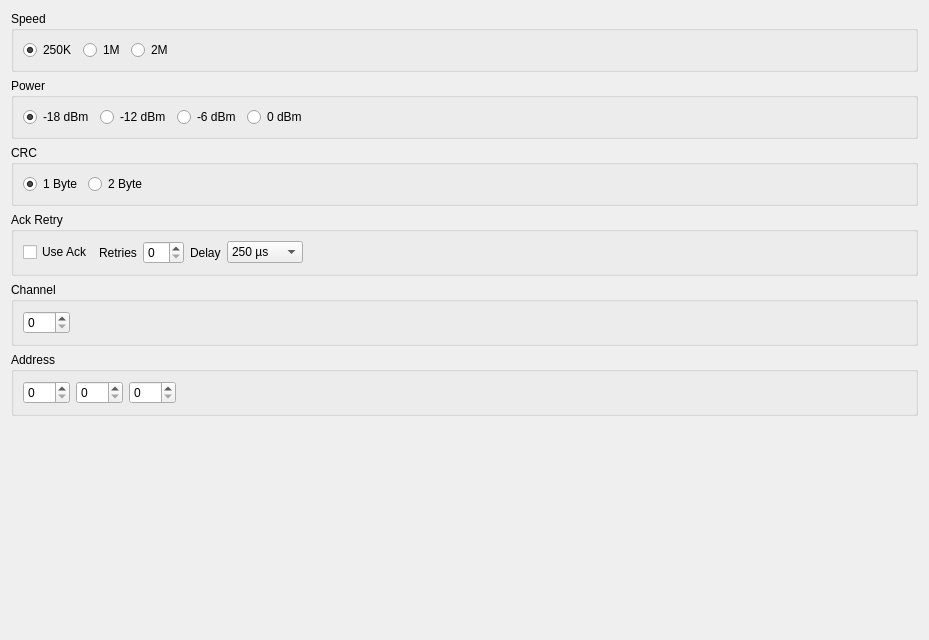
            <widget class="QWidget" name="tab_25">
             <attribute name="title">
              <string>NRF</string>
             </attribute>
             <layout class="QVBoxLayout" name="verticalLayout_37">
              <item>
               <widget class="QGroupBox" name="groupBox_47">
                <property name="title">
                 <string>Speed</string>
                </property>
                <layout class="QHBoxLayout" name="horizontalLayout_46">
                 <item>
                  <widget class="QRadioButton" name="appconfNrfSpeed250kButton">
                   <property name="text">
                    <string>250K</string>
                   </property>
                   <property name="checked">
                    <bool>true</bool>
                   </property>
                  </widget>
                 </item>
                 <item>
                  <widget class="QRadioButton" name="appconfNrfSpeed1mButton">
                   <property name="text">
                    <string>1M</string>
                   </property>
                  </widget>
                 </item>
                 <item>
                  <widget class="QRadioButton" name="appconfNrfSpeed2mButton">
                   <property name="text">
                    <string>2M</string>
                   </property>
                  </widget>
                 </item>
                 <item>
                  <spacer name="horizontalSpacer_33">
                   <property name="orientation">
                    <enum>Qt::Horizontal</enum>
                   </property>
                   <property name="sizeHint" stdset="0">
                    <size>
                     <width>40</width>
                     <height>20</height>
                    </size>
                   </property>
                  </spacer>
                 </item>
                </layout>
               </widget>
              </item>
              <item>
               <widget class="QGroupBox" name="groupBox_48">
                <property name="title">
                 <string>Power</string>
                </property>
                <layout class="QHBoxLayout" name="horizontalLayout_47">
                 <item>
                  <widget class="QRadioButton" name="appconfNrfPowerM18Button">
                   <property name="text">
                    <string>-18 dBm</string>
                   </property>
                   <property name="checked">
                    <bool>true</bool>
                   </property>
                  </widget>
                 </item>
                 <item>
                  <widget class="QRadioButton" name="appconfNrfPowerM12Button">
                   <property name="text">
                    <string>-12 dBm</string>
                   </property>
                  </widget>
                 </item>
                 <item>
                  <widget class="QRadioButton" name="appconfNrfPowerM6Button">
                   <property name="text">
                    <string>-6 dBm</string>
                   </property>
                  </widget>
                 </item>
                 <item>
                  <widget class="QRadioButton" name="appconfNrfPower0Button">
                   <property name="text">
                    <string>0 dBm</string>
                   </property>
                  </widget>
                 </item>
                 <item>
                  <spacer name="horizontalSpacer_31">
                   <property name="orientation">
                    <enum>Qt::Horizontal</enum>
                   </property>
                   <property name="sizeHint" stdset="0">
                    <size>
                     <width>40</width>
                     <height>20</height>
                    </size>
                   </property>
                  </spacer>
                 </item>
                </layout>
               </widget>
              </item>
              <item>
               <widget class="QGroupBox" name="groupBox_50">
                <property name="title">
                 <string>CRC</string>
                </property>
                <layout class="QHBoxLayout" name="horizontalLayout_49">
                 <item>
                  <widget class="QRadioButton" name="appconfNrfCrc1BButton">
                   <property name="text">
                    <string>1 Byte</string>
                   </property>
                   <property name="checked">
                    <bool>true</bool>
                   </property>
                  </widget>
                 </item>
                 <item>
                  <widget class="QRadioButton" name="appconfNrfCrc2BButton">
                   <property name="text">
                    <string>2 Byte</string>
                   </property>
                  </widget>
                 </item>
                 <item>
                  <spacer name="horizontalSpacer_32">
                   <property name="orientation">
                    <enum>Qt::Horizontal</enum>
                   </property>
                   <property name="sizeHint" stdset="0">
                    <size>
                     <width>40</width>
                     <height>20</height>
                    </size>
                   </property>
                  </spacer>
                 </item>
                </layout>
               </widget>
              </item>
              <item>
               <widget class="QGroupBox" name="groupBox_49">
                <property name="title">
                 <string>Ack Retry</string>
                </property>
                <layout class="QHBoxLayout" name="horizontalLayout_48">
                 <item>
                  <widget class="QCheckBox" name="appconfNrfUseAckBox">
                   <property name="text">
                    <string>Use Ack</string>
                   </property>
                  </widget>
                 </item>
                 <item>
                  <widget class="QLabel" name="label_97">
                   <property name="text">
                    <string>Retries</string>
                   </property>
                  </widget>
                 </item>
                 <item>
                  <widget class="QSpinBox" name="appconfNrfRetrBox">
                   <property name="maximum">
                    <number>15</number>
                   </property>
                  </widget>
                 </item>
                 <item>
                  <widget class="QLabel" name="label_99">
                   <property name="text">
                    <string>Delay</string>
                   </property>
                  </widget>
                 </item>
                 <item>
                  <widget class="QComboBox" name="appconfNrfRetrDelayBox">
                   <property name="currentIndex">
                    <number>0</number>
                   </property>
                   <item>
                    <property name="text">
                     <string>250 µs</string>
                    </property>
                   </item>
                   <item>
                    <property name="text">
                     <string>500 µs</string>
                    </property>
                   </item>
                   <item>
                    <property name="text">
                     <string>750 µs</string>
                    </property>
                   </item>
                   <item>
                    <property name="text">
                     <string>1000 µs</string>
                    </property>
                   </item>
                   <item>
                    <property name="text">
                     <string>1250 µs</string>
                    </property>
                   </item>
                   <item>
                    <property name="text">
                     <string>1500 µs</string>
                    </property>
                   </item>
                   <item>
                    <property name="text">
                     <string>1750 µs</string>
                    </property>
                   </item>
                   <item>
                    <property name="text">
                     <string>2000 µs</string>
                    </property>
                   </item>
                   <item>
                    <property name="text">
                     <string>2250 µs</string>
                    </property>
                   </item>
                   <item>
                    <property name="text">
                     <string>2500 µs</string>
                    </property>
                   </item>
                   <item>
                    <property name="text">
                     <string>2750 µs</string>
                    </property>
                   </item>
                   <item>
                    <property name="text">
                     <string>3000 µS</string>
                    </property>
                   </item>
                   <item>
                    <property name="text">
                     <string>3250 µS</string>
                    </property>
                   </item>
                   <item>
                    <property name="text">
                     <string>3500 µS</string>
                    </property>
                   </item>
                   <item>
                    <property name="text">
                     <string>3750 µS</string>
                    </property>
                   </item>
                   <item>
                    <property name="text">
                     <string>4000 µS</string>
                    </property>
                   </item>
                  </widget>
                 </item>
                 <item>
                  <spacer name="horizontalSpacer_30">
                   <property name="orientation">
                    <enum>Qt::Horizontal</enum>
                   </property>
                   <property name="sizeHint" stdset="0">
                    <size>
                     <width>40</width>
                     <height>20</height>
                    </size>
                   </property>
                  </spacer>
                 </item>
                </layout>
               </widget>
              </item>
              <item>
               <widget class="QGroupBox" name="groupBox_51">
                <property name="title">
                 <string>Channel</string>
                </property>
                <layout class="QHBoxLayout" name="horizontalLayout_50">
                 <item>
                  <widget class="QSpinBox" name="appconfNrfChannelBox">
                   <property name="maximum">
                    <number>125</number>
                   </property>
                  </widget>
                 </item>
                 <item>
                  <spacer name="horizontalSpacer_34">
                   <property name="orientation">
                    <enum>Qt::Horizontal</enum>
                   </property>
                   <property name="sizeHint" stdset="0">
                    <size>
                     <width>836</width>
                     <height>20</height>
                    </size>
                   </property>
                  </spacer>
                 </item>
                </layout>
               </widget>
              </item>
              <item>
               <widget class="QGroupBox" name="groupBox_52">
                <property name="title">
                 <string>Address</string>
                </property>
                <layout class="QHBoxLayout" name="horizontalLayout_51">
                 <item>
                  <widget class="QSpinBox" name="appconfNrfAddrB0Box">
                   <property name="maximum">
                    <number>255</number>
                   </property>
                  </widget>
                 </item>
                 <item>
                  <widget class="QSpinBox" name="appconfNrfAddrB1Box">
                   <property name="maximum">
                    <number>255</number>
                   </property>
                  </widget>
                 </item>
                 <item>
                  <widget class="QSpinBox" name="appconfNrfAddrB2Box">
                   <property name="maximum">
                    <number>255</number>
                   </property>
                  </widget>
                 </item>
                 <item>
                  <spacer name="horizontalSpacer_35">
                   <property name="orientation">
                    <enum>Qt::Horizontal</enum>
                   </property>
                   <property name="sizeHint" stdset="0">
                    <size>
                     <width>710</width>
                     <height>20</height>
                    </size>
                   </property>
                  </spacer>
                 </item>
                </layout>
               </widget>
              </item>
              <item>
               <spacer name="verticalSpacer_18">
                <property name="orientation">
                 <enum>Qt::Vertical</enum>
                </property>
                <property name="sizeHint" stdset="0">
                 <size>
                  <width>20</width>
                  <height>213</height>
                 </size>
                </property>
               </spacer>
              </item>
             </layout>
            </widget>
